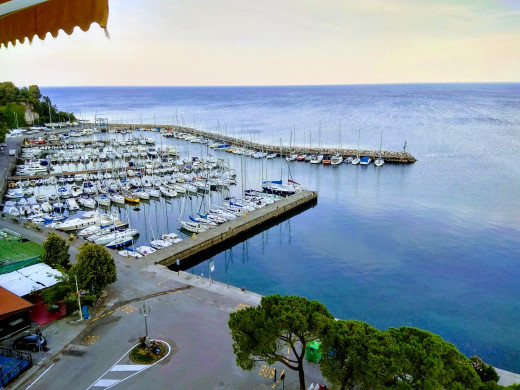
#> input picture Códigos y Figuras/Capítulo 4/Dia.jpg, 520 x 390 px
$ python BlancoNegro.py
#> lines starting #> are read from the running program, lines starting #| are printed output that depends on the picture; after the words box and inside, x2 and y2 are one past the last pixel; in counts of white or black regions, pixels touching at a corner belong together
#!/usr/bin/env python3
# -*- coding: utf-8 -*-
"""
Created on Sun Jan  5 23:50:15 2020

@author: juan
"""

import numpy as np
import matplotlib.pyplot as plt
import skimage.io as io

#Leer la imagen
f = io.imread('Dia.jpg')
#> f is the input picture: shape (390, 520, 3); mean R, G, B 131.9, 147.7, 157

#Ver dimensiones de la imagen
Nx = len(f)
#> Nx = 390
Ny = len(f[0])
#> Ny = 520

#Convertir la imagen a blanco y negro
fBN = np.zeros((Nx,Ny))
for i in range(Nx):
    for j in range(Ny):
        fgris = 0
        for k in range(3):
            fgris += f[i][j][k]/3/255
        if fgris < 0.5:
            fBN[i,j] = 0
        else:
            fBN[i,j] = 1.0
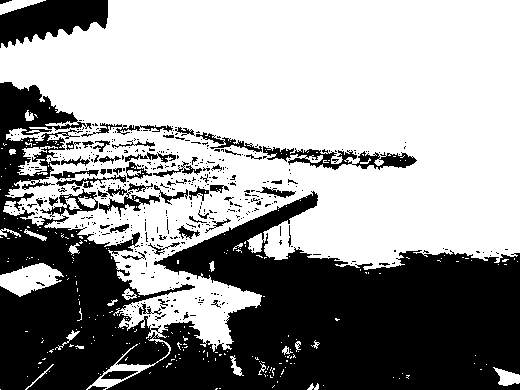
#> fBN: shape (390, 520) float64; values 0 (black) and 1 (white), 60.2% white; 463 black regions (404 under 20 px), largest, box (x1, y1, x2, y2) and area: (0, 82, 520, 390) 69234, (0, 0, 108, 48) 3330, (263, 146, 417, 170) 1428

plt.imshow(fBN, cmap='gray')
plt.colorbar()
plt.savefig('DiaBN.eps')
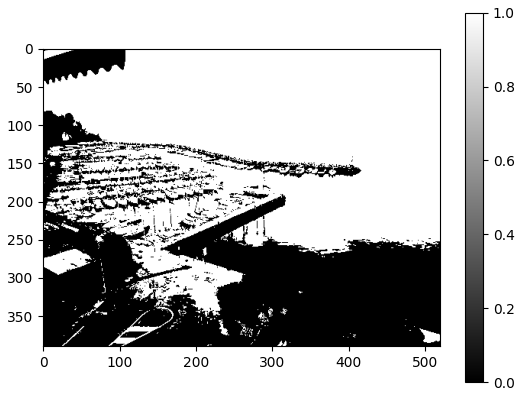
#> figure drawn by matplotlib, 2 panels
plt.show()

$ run again, with Códigos y Figuras/Capítulo 4/Atardecer.jpg copied over Códigos y Figuras/Capítulo 4/Dia.jpg
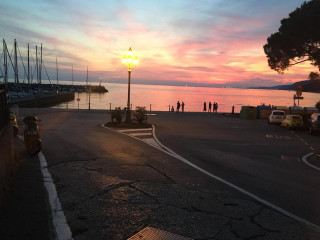
#> input picture Códigos y Figuras/Capítulo 4/Atardecer.jpg, 320 x 240 px
#> f is the input picture: shape (240, 320, 3); mean R, G, B 99.7, 85.9, 80.8
#> Nx = 240
#> Ny = 320
#> after the loop `for i in range(Nx):`:
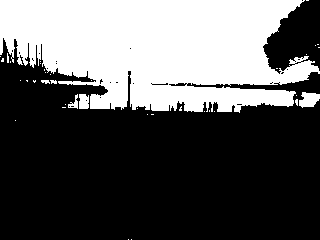
#> fBN: shape (240, 320) float64; values 0 (black) and 1 (white), 35.3% white; 39 white regions (33 under 20 px), largest, box (x1, y1, x2, y2) and area: (0, 0, 320, 113) 26528, (299, 92, 320, 108) 238, (79, 94, 89, 109) 138, (68, 94, 78, 109) 66, (41, 80, 50, 84) 26, (50, 80, 57, 84) 21
#> `plt.savefig('DiaBN.eps')`:
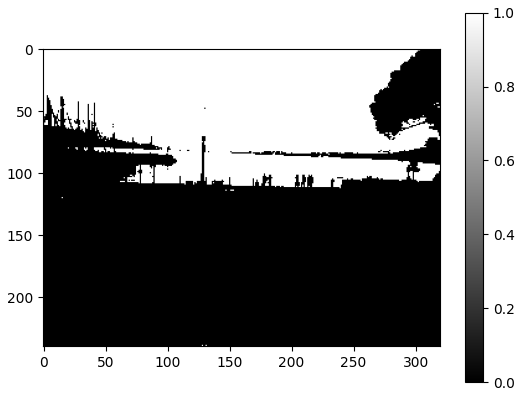
#> figure drawn by matplotlib, 2 panels
